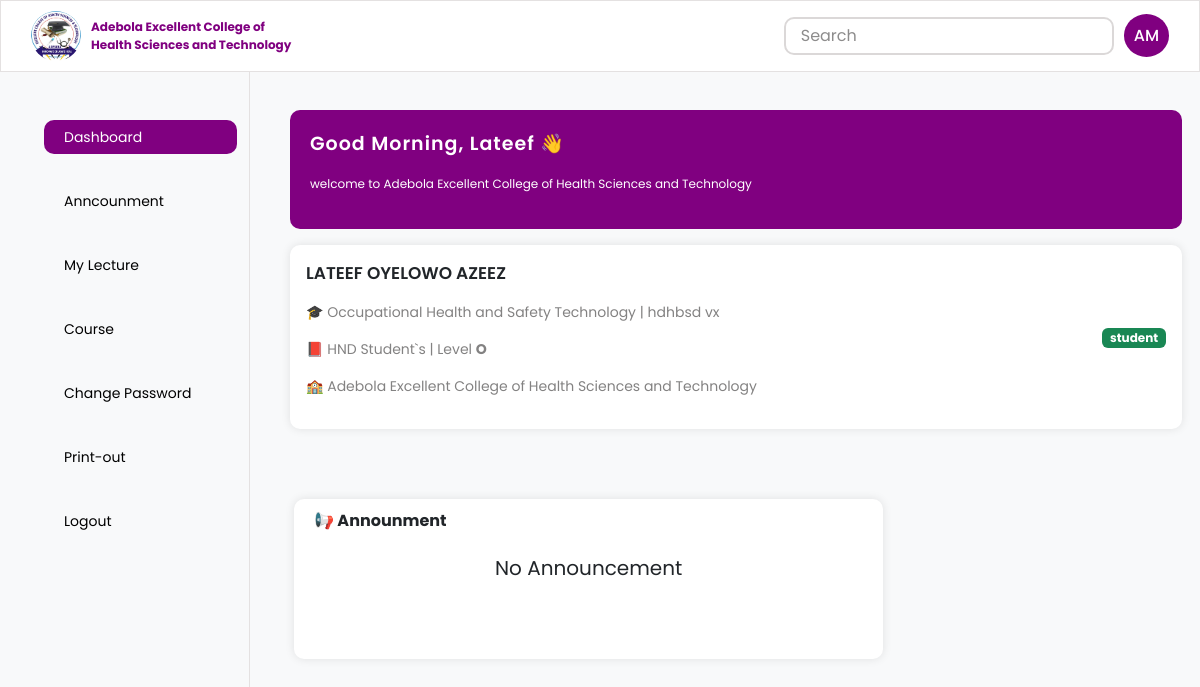
Screenshot of /student/dashboard (signed in) with the database file from the repository.
### tables this page shows
CREATE TABLE `student` (
  `student_id` int(11) NOT NULL,
  `first_name` varchar(100) NOT NULL,
  `surname` varchar(100) NOT NULL,
  `middlename` varchar(100) NOT NULL,
  `email` text NOT NULL,
  `phone_number` varchar(15) NOT NULL,
  `application_number` text NOT NULL,
  `password` text NOT NULL,
  `department` text NOT NULL,
  `level_type` text NOT NULL,
  `role` varchar(100) NOT NULL,
  `created_at` timestamp(6) NOT NULL DEFAULT current_timestamp(6),
  `updated_at` timestamp(6) NOT NULL DEFAULT current_timestamp(6)
);

CREATE TABLE `department` (
  `department_id` int(11) NOT NULL,
  `faculty_id` int(11) NOT NULL,
  `department_name` text NOT NULL,
  `created_at` timestamp NOT NULL DEFAULT current_timestamp() ON UPDATE current_timestamp(),
  `updated_at` timestamp NOT NULL DEFAULT current_timestamp()
);

### student/student-script.php (called while the page is built, shortened)
<?php
include ("../dbconnect.php");
$student_id = $_SESSION["student_id"];
$student_details = mysqli_fetch_assoc(mysqli_query($conn,"SELECT * FROM `student` WHERE student_id = $student_id"));
$department = $student_details['department'];
$fetch_department = mysqli_fetch_assoc(mysqli_query($conn, "
    SELECT
        d.department_name,
        f.faculty_name,
        f.faculty_id,
        d.department_id
    FROM department as d
    LEFT JOIN faculty f on d.faculty_id = f.faculty_id
    WHERE d.department_id = '$department';
"));
function greet_user() {
    $hour = (int)date('H');
    if ($hour >= 0 && $hour < 12) {
        return 'Good Morning';
    } elseif ($hour >= 12 && $hour < 17) {
        return 'Good Afternoon';
    } elseif ($hour >= 17 && $hour < 24) {
        return 'Good Evening';
    } else {
        return 'Good Evening';
    }
}

### student/component/dashboard.php (the view)
<div class="welcome-box">
    <p class="welcome-header"><?php echo greet_user() . ', '. $student_details['first_name']  ?>  👋</p>
    <p>welcome to Adebola Excellent College of Health Sciences and Technology</p>
</div>
<div class="intro-box bg-white p-3 mt-3">
    <div class="intro">
        <p class="name"><?php echo $student_details['first_name'].' '.$student_details['middlename'].' '.$student_details['surname']. ''?></p>
        <p class="dep">🎓 <?php echo $fetch_department['department_name']?> | <?php echo $student_details['application_number']?></p>
        <p class="dep">📕 <?php echo $student_details['level_type']?> Student`s | Level  <strong>O<?php echo $student_details['level']?></strong>  </p>
        <p class="dep">🏫 Adebola Excellent College of Health Sciences and Technology</p>
    </div>
    <div class="level">
        <span class="badge bg-success"><?= $student_details['role']?></span>
    </div>
</div>
<div class="container">
    <div class="row gx-3">
        <div class="ann col-lg-8 col-md-8 col-sm-12 bg-white">
            <span><b>📢 Announment</b></span>
            <div class="ann-body">
                <span class="ann-text"> <i class="ri-volume-off-vibrate-line"></i> No Announcement</span>
            </div>
        </div>
        <div class="col-md-4 col-sm-12">
        </div>
    </div>
</div>

### css/dashboard.css (style rules this page uses)
body { font-family: "Poppins"; }
.row { padding-top: 70px; }

### css/home-dashboard.css (style rules this page uses)
.welcome-box { background-color: purple; color: white; border-radius: 10px; padding: 20px; }
.welcome-box .welcome-header { font-size: 19px; font-weight: 600; letter-spacing: 1px; }
.welcome-box p { font-size: 12px; }
.intro-box { display: flex; align-items: center; justify-content: space-between; border-radius: 10px; box-shadow: 0px 0px 10px rgba(0, 0, 0, .1); }
.intro .name { text-transform: uppercase; font-size: 17px; font-weight: 600; }
.dep { font-size: 14px; color: rgb(131, 130, 130); }
.ann { box-shadow: 0px 0px 10px rgba(0, 0, 0, .1); border-radius: 10px; padding: 10px 20px; height: 20vh; }
.ann-body { vertical-align: middle; text-align: center; padding-top: 20px; font-size: 20px; }

### rows the page displays
student: first_name "Lateef", first_name "LATEEF", middlename "OYELOWO", surname "AZEEZ", application_number "hdhbsd vx", level_type "HND", role "student"
department: department_name "Occupational Health and Safety Technology"

### other values shown
greet_user() "Good Morning"
